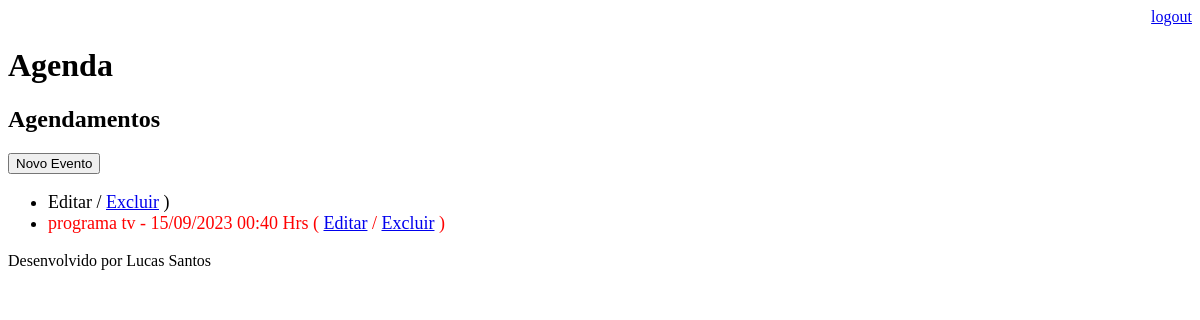
The page /agenda/ (signed in) on the database as committed earlier.
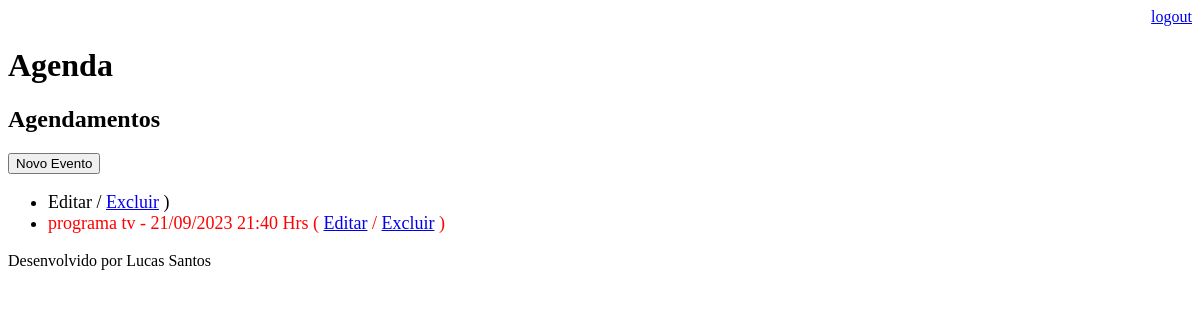
The same page on the database as committed later.
### core/models.py (models this page shows, shortened)
class Evento(models.Model):
    titulo = models.CharField(max_length=100)
    descricao = models.TextField(blank=True, null=True)
    data_evento = models.DateTimeField(verbose_name="Data do Evento")
    data_criacao = models.DateTimeField(auto_now=True)
    usuario = models.ForeignKey(User, on_delete=models.CASCADE)
    class Meta:
        db_table = "evento"
    def get_data_evento(self):
        return self.data_evento.strftime("%d/%m/%Y %H:%M Hrs")
    def get_evento_atrasado(self):
        if self.data_evento < datetime.now():
            return True
        else:
            return False

### core/views.py (the view)
# urls.py: path("agenda/", views.lista_eventos),
@login_required(login_url="/login/")
def lista_eventos(request):
    usuario = request.user
    data_atual = datetime.now() - timedelta(hours=1)
    evento = Evento.objects.filter(usuario=usuario)
    dados = {"eventos":evento}
    return render(request, "agenda.html", dados)

### templates/agenda.html
{% extends "model-page.html" %}
{% block content %}
    <h2>Agendamentos</h2>
    <a href="evento/">
        <button type="button">Novo Evento</button>
    </a>
    <ul style="font-size: 18px">
        {% for evento in eventos %}
            <li>
                <div style={% if evento.get_evento_atrasado %}
                            "color:red">
                            {% endif %}
                    {{ evento.titulo }} - {{ evento.get_data_evento }}
                    ( <a href="evento/?id={{ evento.id }}">Editar</a>
                    / <a href="evento/delete/{{ evento.id }}/">Excluir</a> )
                </div>
            </li>
        {% endfor %}
    </ul>
{% endblock %}

Rows that differ between the two databases and show on the page:
changed Evento "programa tv": get_data_evento "15/09/2023 00:40 Hrs" → "21/09/2023 21:40 Hrs"
